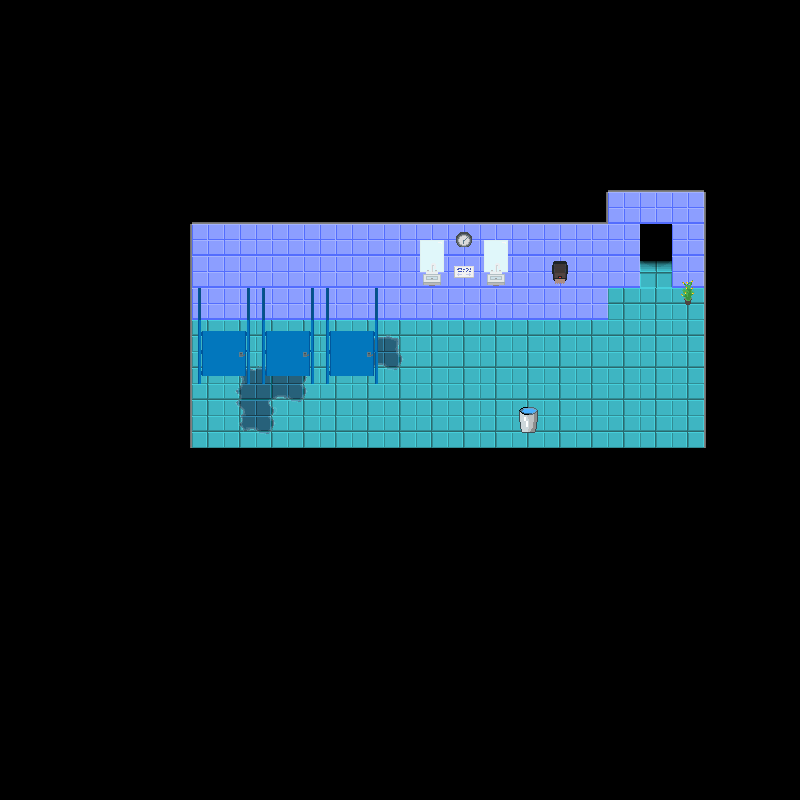

This is a level from a 2D game, rendered from its Tiled map with the project's own tilesets. A one-line summary and the map file follow, with tile-layer data summarised:
An orthogonal 25x25 tile map with 32x32 px tiles, 5 tile layers (backgroundLayer, wallLayer, objectLayer, objectAboveLayer, ...), 8 tilesets and 1 object.

<map version="1.2" tiledversion="1.2.3" orientation="orthogonal" renderorder="right-down" width="25" height="25" tilewidth="32" tileheight="32" infinite="0" nextlayerid="7" nextobjectid="2">
 <tileset firstgid="1" name="f2tiles" tilewidth="32" tileheight="32" tilecount="56" columns="8">
  <image source="../../assets/Floor 2/f2spritesheet.png" width="256" height="224" />
 </tileset>
 <tileset firstgid="57" name="backSpriteSheet" tilewidth="32" tileheight="32" tilecount="36" columns="6">
  <image source="../../assets/Overworld/backSpriteSheet.png" width="192" height="192" />
 </tileset>
 <tileset firstgid="93" name="overworldTiles" tilewidth="32" tileheight="32" tilecount="20" columns="5">
  <image source="../../assets/Overworld/overworldSpriteSheet.png" width="160" height="128" />
 </tileset>
 <tileset firstgid="113" name="floor1tiles" tilewidth="32" tileheight="32" tilecount="81" columns="9">
  <image source="../../assets/Floor 1/Floors/f1spritesheet.png" width="288" height="288" />
  <tile id="21">
   <properties>
    <property name="door" value="down" />
   </properties>
  </tile>
  <tile id="22">
   <properties>
    <property name="door" value="left" />
   </properties>
  </tile>
  <tile id="23">
   <properties>
    <property name="door" value="right" />
   </properties>
  </tile>
  <tile id="24">
   <properties>
    <property name="door" value="up" />
   </properties>
  </tile>
 </tileset>
 <tileset firstgid="194" name="f2objs" tilewidth="32" tileheight="32" tilecount="16" columns="4">
  <image source="../../assets/Floor 2/objspritesheet.png" width="128" height="128" />
 </tileset>
 <tileset firstgid="210" name="f2tiles" tilewidth="32" tileheight="32" tilecount="56" columns="8">
  <image source="../../assets/Floor 2/f2spritesheet.png" width="256" height="224" />
 </tileset>
 <tileset firstgid="266" name="objects" tilewidth="32" tileheight="32" tilecount="20" columns="4">
  <image source="../../assets/Floor 1/Floors/objspritesheet.png" width="128" height="160" />
 </tileset>
 <tileset firstgid="286" name="mainSpriteSheet" tilewidth="32" tileheight="32" tilecount="16" columns="4">
  <image source="../../assets/Overworld/mainSpriteSheet.png" width="128" height="128" />
 </tileset>
 <layer id="1" name="backgroundLayer" width="25" height="25">
  <data>[625 cells, 625 non-empty, 13 distinct tile ids]</data>
 </layer>
 <layer id="2" name="wallLayer" width="25" height="25">
  <data>[625 cells, 93 non-empty, 6 distinct tile ids]</data>
 </layer>
 <layer id="6" name="objectLayer" width="25" height="25">
  <data>[625 cells, 59 non-empty, 13 distinct tile ids]</data>
 </layer>
 <layer id="4" name="objectAboveLayer" width="25" height="25">
  <data>[625 cells, 9 non-empty, 3 distinct tile ids]</data>
 </layer>
 <objectgroup id="5" name="doorLayer">
  <object id="1" gid="89" x="640" y="288" width="32" height="32">
   <properties>
    <property name="door" value="up" />
   </properties>
  </object>
 </objectgroup>
 <layer id="3" name="aboveLayer" width="25" height="25">
  <data>[625 cells, 0 non-empty, 0 distinct tile ids]</data>
 </layer>
</map>
